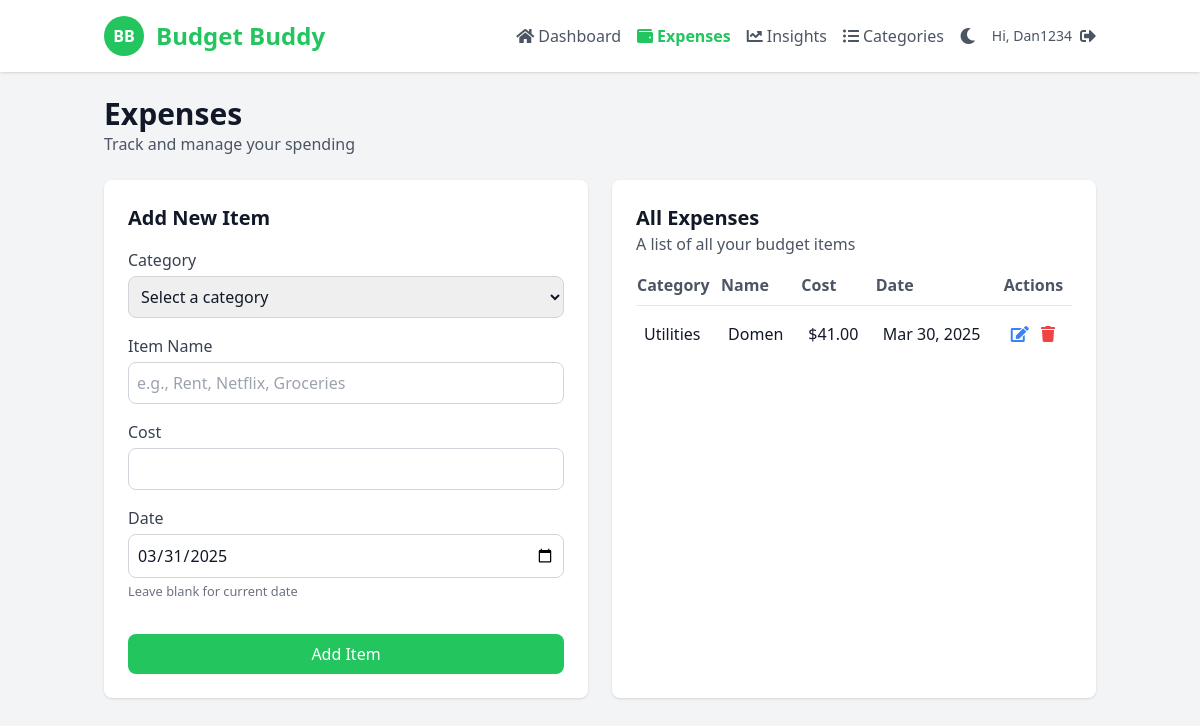
The app's page /expenses (signed in), older data.
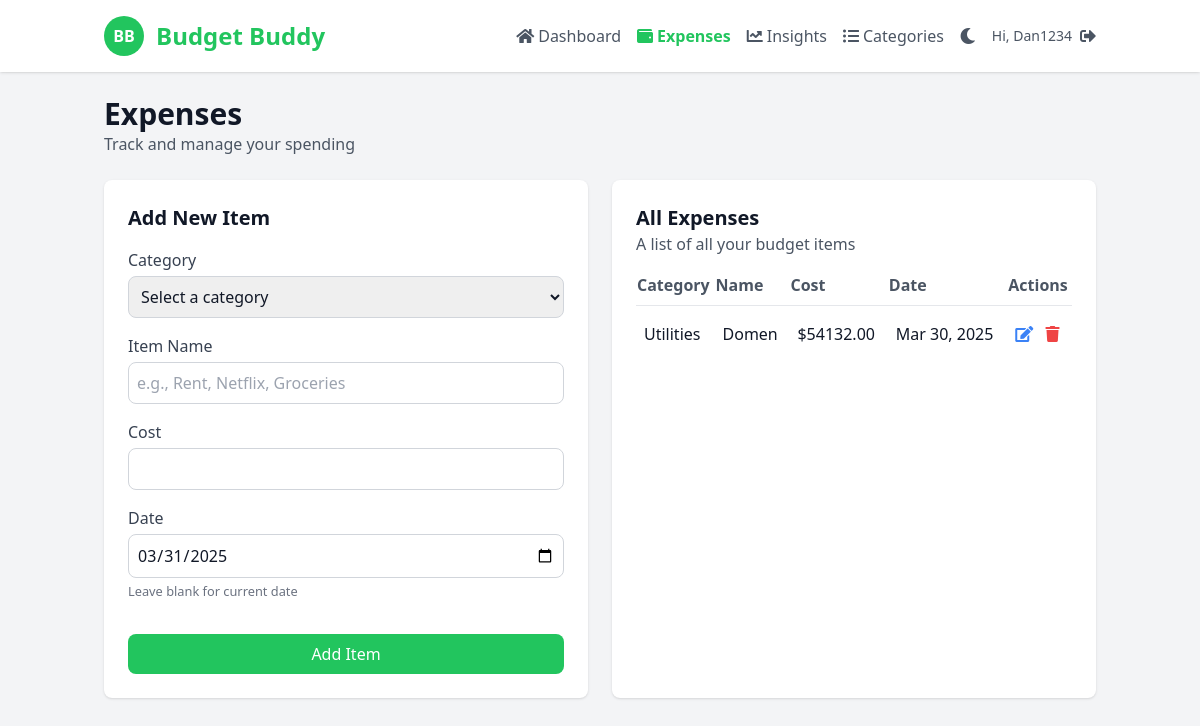
The same page, newer data.
### app.py (models this page shows, shortened)
class Todo(db.Model):
    id = db.Column(db.Integer, primary_key=True)
    item = db.Column(db.String(200), nullable=False)  # Category
    name = db.Column(db.String(200), nullable=False, default="Unnamed Item")  # Item name
    cost = db.Column(db.Float, nullable=False)
    date_created = db.Column(db.DateTime, default=datetime.now)
    user_id = db.Column(db.Integer, db.ForeignKey('user.id'), nullable=False)

### app.py (the view)
    def decorated_function(*args, **kwargs):
        if not session.get('logged_in'):
            return redirect('/login')
        return f(*args, **kwargs)

### app.py (called while the page is built, shortened)
def login_required(f):
    def decorated_function(*args, **kwargs):
        if not session.get('logged_in'):
            return redirect('/login')
        return f(*args, **kwargs)
    decorated_function.__name__ = f.__name__
    return decorated_function

@app.route('/expenses', methods=['GET', 'POST'])
@login_required
def expenses():
    user_id = session.get('user_id')
    items = Todo.query.filter_by(user_id=user_id).order_by(Todo.date_created.desc()).all()
    today_date = datetime.now().strftime('%Y-%m-%d')
    username = session.get('username', 'Demo User')
    return render_template('expenses.html', items=items, today_date=today_date, username=username)

### templates/expenses.html (shortened to what the changed rows need)
<!DOCTYPE html>
<html lang="en">
<head>
    <script src="https://cdn.tailwindcss.com"></script>
    <link href="https://cdnjs.cloudflare.com/ajax/libs/font-awesome/5.15.3/css/all.min.css" rel="stylesheet"/>
</head>
<body class="bg-gray-100 text-gray-900 dark:bg-dark-900 dark:text-dark-200">
<header class="bg-white shadow fixed w-full z-10 dark:bg-dark-800 dark:shadow-dark">
    <div class="container mx-auto px-4 py-4 flex justify-between items-center">
        <div class="flex items-center">
            <h1 class="ml-3 text-2xl font-bold text-green-500">Budget Buddy</h1>
        </div>
    </div>
</header>
<main class="container mx-auto px-4 py-24">
    <h2 class="text-3xl font-bold dark:text-dark-100">Expenses</h2>
    <div class="grid grid-cols-1 lg:grid-cols-2 gap-6 mt-6">
        <div class="bg-white p-6 rounded-lg shadow dark:bg-dark-800">
            <div class="overflow-x-auto mt-4">
                <table class="w-full">
                    <thead>
                        <tr class="text-left text-gray-600 dark:text-dark-400">
                            <th class="pb-2">Category</th>
                            <th class="pb-2">Name</th>
                            <th class="pb-2">Cost</th>
                            <th class="pb-2">Date</th>
                            <th class="pb-2">Actions</th>
                        </tr>
                    </thead>
                    <tbody>
                        {% for item in items %}
                        <tr class="border-t border-gray-200 dark:border-dark-700 hover:bg-gray-50 dark:hover:bg-dark-700">
                            <td class="py-4 px-2 dark:text-dark-100">{{ item.item }}</td>
                            <td class="py-4 px-2 dark:text-dark-100">{{ item.name }}</td>
                            <td class="py-4 px-2 dark:text-dark-100">${{ "%.2f"|format(item.cost) }}</td>
                            <td class="py-4 px-2 dark:text-dark-100">{{ item.date_created.strftime('%b %d, %Y') }}</td>
                            <td class="py-4 px-2">
                                <a href="/update/{{ item.id }}" class="text-blue-500 hover:text-blue-700 dark:hover:text-blue-400 mr-2 transition-colors duration-200">
                                    <i class="fas fa-edit"></i>
                                </a>
                                <a href="/delete/{{ item.id }}" class="text-red-500 hover:text-red-700 dark:hover:text-red-400 transition-colors duration-200">
                                    <i class="fas fa-trash"></i>
                                </a>
                            </td>
                        </tr>
                        {% endfor %}
                    </tbody>
                </table>
            </div>
        </div>
    </div>
</main>
</body>
</html>

Row changes from the older to the newer data that the page shows:
changed Todo "Utilities": cost "41.00" → "54132.00"
